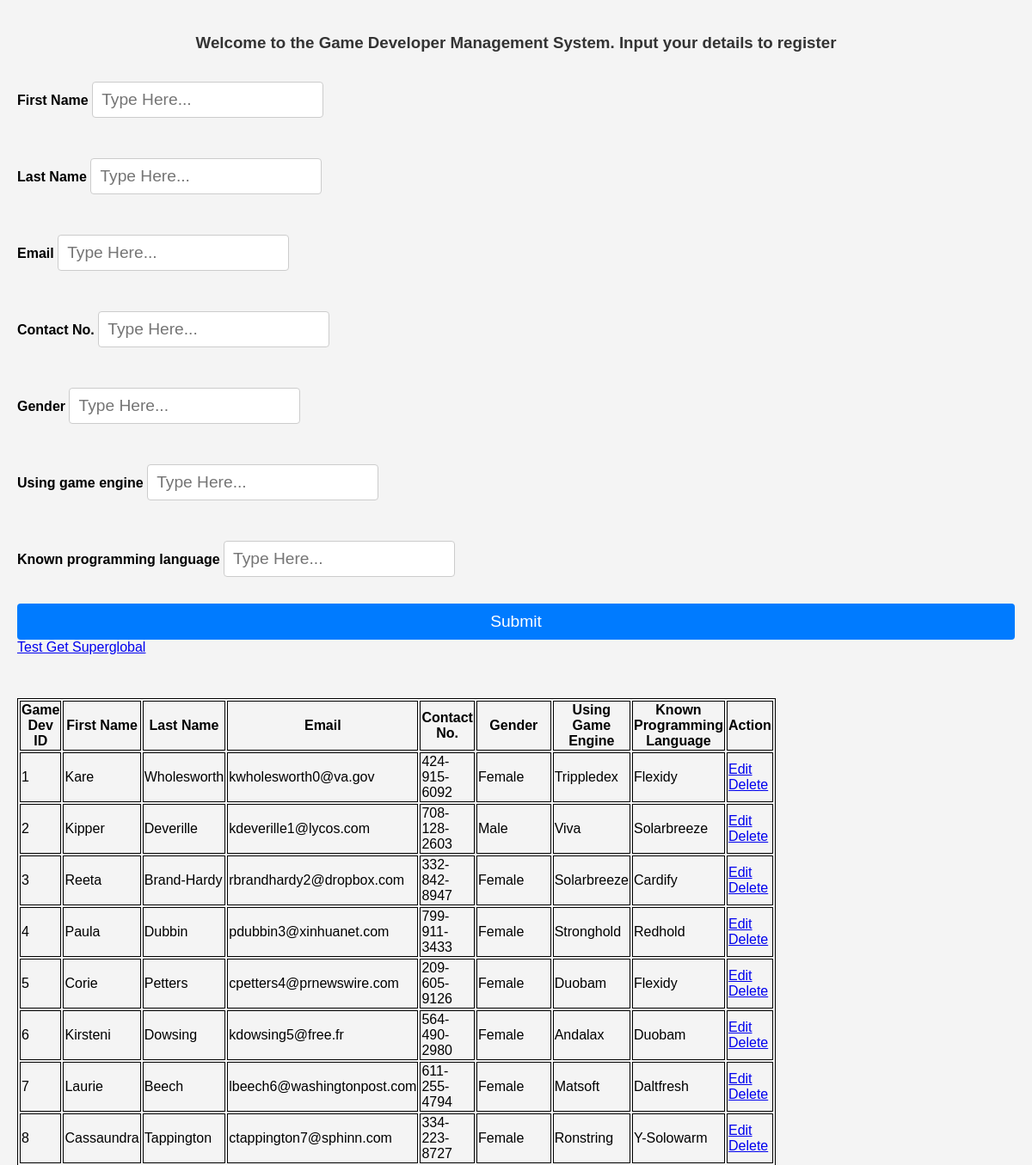
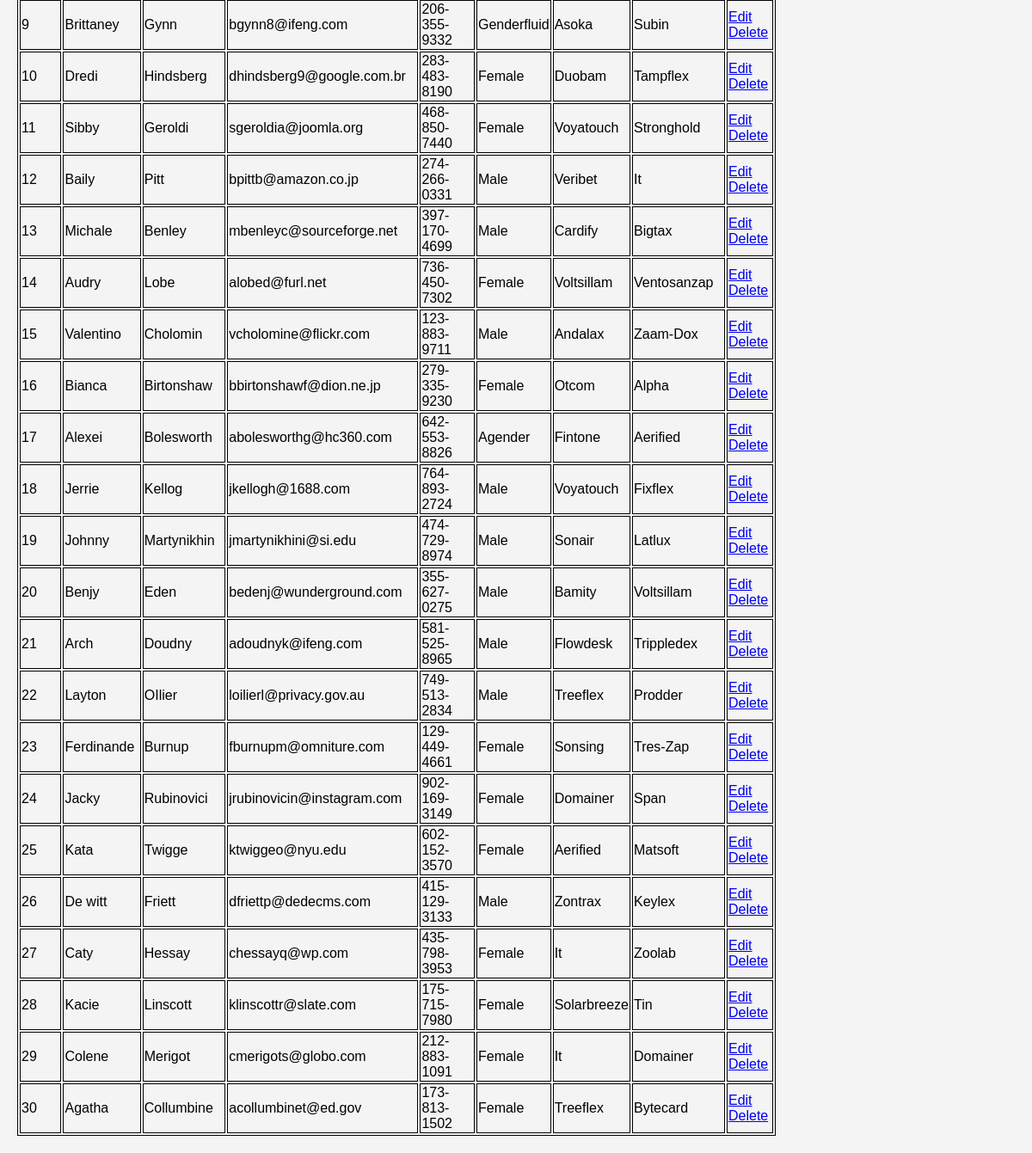
The page / on the database its author committed (2 pictures, top to bottom).
### tables this page shows
create table Game_Devs (
	id INT PRIMARY KEY,
	first_name VARCHAR(50),
	last_name VARCHAR(50),
	email VARCHAR(50),
	contact_num VARCHAR(50),
	gender VARCHAR(50),
	using_game_engine VARCHAR(50),
	known_prog_lang VARCHAR(50),
	date_added DATE
);

### core/models.php (called while the page is built, shortened)
<?php
function seeAllGameDevRecords($pdo){
    $sql = "SELECT * FROM game_devs";
    $stmt = $pdo->prepare($sql);
    $executeQuery = $stmt->execute();
    if ($executeQuery){
        return $stmt->fetchAll();
    }
}
?>

### index.php (the view, shortened to what this page needs)
<?php require_once "core/dbConfig.php"; ?>
<?php require_once "core/models.php"; ?>
<!DOCTYPE html>
<html lang="en">
<head>
</head>
<body>
    <h3>Welcome to the Game Developer Management System. Input your details to register</h3>
    <form action="core/handleForms.php" method="POST">
        <p>
            <label for="fname">First Name</label>
            <input type="text" name="fname" placeholder="Type Here...">
        </p>
        <p>
            <label for="Lname">Last Name</label>
            <input type="text" name="lname" placeholder="Type Here...">
        </p>
        <p>
            <label for="email">Email</label>
            <input type="text" name="email" placeholder="Type Here...">
        </p>
        <p>
            <label for="contactNum">Contact No.</label>
            <input type="text" name="contactNum" placeholder="Type Here...">
        </p>
        <p>
            <label for="gender">Gender</label>
            <input type="text" name="gender" placeholder="Type Here...">
        </p>
        <p>
            <label for="gameEngine">Using game engine</label>
            <input type="text" name="gameEngine" placeholder="Type Here...">
        </p>
        <p>
            <label for="progLang">Known programming language</label>
            <input type="text" name="progLang" placeholder="Type Here...">
        </p>
        <input type="submit" name="insertNewGameDevBtn">
    </form>
    <a href="testGetVariable.php?gameDevName=Angelo&usingGameEngine=RPGMaker">Test Get Superglobal</a>
    <table style="width:75%; margin-top: 50px;">
        <tr>
            <th>Game Dev ID</th>
            <th>First Name</th>
            <th>Last Name</th>
            <th>Email</th>
            <th>Contact No.</th>
            <th>Gender</th>
            <th>Using Game Engine</th>
            <th>Known Programming Language</th>
            <th>Action</th>
        </tr>
        <?php $seeAllGameDevRecords = seeAllGameDevRecords($pdo); ?>
        <?php foreach ($seeAllGameDevRecords as $row) { ?>
            <tr>
                <td><?php echo $row["id"]; ?></td>
                <td><?php echo $row["first_name"]; ?></td>
                <td><?php echo $row["last_name"]; ?></td>
                <td><?php echo $row["email"]; ?></td>
                <td><?php echo $row["contact_num"]; ?></td>
                <td><?php echo $row["gender"]; ?></td>
                <td><?php echo $row["using_game_engine"]; ?></td>
                <td><?php echo $row["known_prog_lang"]; ?></td>
                <td>
                    <a href="editGameDev.php?id=<?php echo $row["id"];?>">Edit</a>
                    <a href="deleteGameDev.php?id=<?php echo $row["id"];?>">Delete</a>
                </td>
            </tr>
        <?php } ?>
    </table>
</body>
</html>

### index.php (style rules this page uses)
body { font-family: "Arial", sans-serif; background-color: #f4f4f4; margin: 0; padding: 20px; }
h3 { text-align: center; color: #333; }
form { display: flex; flex-direction: column; }
label { margin-bottom: 5px; font-weight: bold; }
input[type="text"], input[type="email"], input[type="tel"] { font-size: 1.2em; height: 40px; margin-bottom: 15px; padding: 0 10px; border: 1px solid #ccc; border-radius: 4px; transition: border-color 0.3s; }
input[type="submit"] { padding: 10px; background: #007BFF; color: #fff; border: none; border-radius: 4px; cursor: pointer; font-size: 1.2em; transition: background 0.3s; }
table, th, td { border: 1px solid black; }

### rows shown on the page
game_devs: id "1", first_name "Kare", last_name "Wholesworth", email "kwholesworth0@va.gov", contact_num "424-915-6092", gender "Female", using_game_engine "Trippledex", known_prog_lang "Flexidy"
game_devs: id "2", first_name "Kipper", last_name "Deverille", email "kdeverille1@lycos.com", contact_num "708-128-2603", gender "Male", using_game_engine "Viva", known_prog_lang "Solarbreeze"
game_devs: id "3", first_name "Reeta", last_name "Brand-Hardy", email "rbrandhardy2@dropbox.com", contact_num "332-842-8947", gender "Female", using_game_engine "Solarbreeze", known_prog_lang "Cardify"
game_devs: id "4", first_name "Paula", last_name "Dubbin", email "pdubbin3@xinhuanet.com", contact_num "799-911-3433", gender "Female", using_game_engine "Stronghold", known_prog_lang "Redhold"
game_devs: id "5", first_name "Corie", last_name "Petters", email "cpetters4@prnewswire.com", contact_num "209-605-9126", gender "Female", using_game_engine "Duobam", known_prog_lang "Flexidy"
game_devs: id "6", first_name "Kirsteni", last_name "Dowsing", email "kdowsing5@free.fr", contact_num "564-490-2980", gender "Female", using_game_engine "Andalax", known_prog_lang "Duobam"
game_devs: id "7", first_name "Laurie", last_name "Beech", email "lbeech6@washingtonpost.com", contact_num "611-255-4794", gender "Female", using_game_engine "Matsoft", known_prog_lang "Daltfresh"
game_devs: id "8", first_name "Cassaundra", last_name "Tappington", email "ctappington7@sphinn.com", contact_num "334-223-8727", gender "Female", using_game_engine "Ronstring", known_prog_lang "Y-Solowarm"
game_devs: id "9", first_name "Brittaney", last_name "Gynn", email "bgynn8@ifeng.com", contact_num "206-355-9332", gender "Genderfluid", using_game_engine "Asoka", known_prog_lang "Subin"
game_devs: id "10", first_name "Dredi", last_name "Hindsberg", email "dhindsberg9@google.com.br", contact_num "283-483-8190", gender "Female", using_game_engine "Duobam", known_prog_lang "Tampflex"
game_devs: id "11", first_name "Sibby", last_name "Geroldi", email "sgeroldia@joomla.org", contact_num "468-850-7440", gender "Female", using_game_engine "Voyatouch", known_prog_lang "Stronghold"
game_devs: id "12", first_name "Baily", last_name "Pitt", email "bpittb@amazon.co.jp", contact_num "274-266-0331", gender "Male", using_game_engine "Veribet", known_prog_lang "It"
game_devs: id "13", first_name "Michale", last_name "Benley", email "mbenleyc@sourceforge.net", contact_num "397-170-4699", gender "Male", using_game_engine "Cardify", known_prog_lang "Bigtax"
game_devs: id "14", first_name "Audry", last_name "Lobe", email "alobed@furl.net", contact_num "736-450-7302", gender "Female", using_game_engine "Voltsillam", known_prog_lang "Ventosanzap"
game_devs: id "15", first_name "Valentino", last_name "Cholomin", email "vcholomine@flickr.com", contact_num "123-883-9711", gender "Male", using_game_engine "Andalax", known_prog_lang "Zaam-Dox"
game_devs: id "16", first_name "Bianca", last_name "Birtonshaw", email "bbirtonshawf@dion.ne.jp", contact_num "279-335-9230", gender "Female", using_game_engine "Otcom", known_prog_lang "Alpha"
game_devs: id "17", first_name "Alexei", last_name "Bolesworth", email "abolesworthg@hc360.com", contact_num "642-553-8826", gender "Agender", using_game_engine "Fintone", known_prog_lang "Aerified"
game_devs: id "18", first_name "Jerrie", last_name "Kellog", email "jkellogh@1688.com", contact_num "764-893-2724", gender "Male", using_game_engine "Voyatouch", known_prog_lang "Fixflex"
game_devs: id "19", first_name "Johnny", last_name "Martynikhin", email "jmartynikhini@si.edu", contact_num "474-729-8974", gender "Male", using_game_engine "Sonair", known_prog_lang "Latlux"
game_devs: id "20", first_name "Benjy", last_name "Eden", email "bedenj@wunderground.com", contact_num "355-627-0275", gender "Male", using_game_engine "Bamity", known_prog_lang "Voltsillam"
game_devs: id "21", first_name "Arch", last_name "Doudny", email "adoudnyk@ifeng.com", contact_num "581-525-8965", gender "Male", using_game_engine "Flowdesk", known_prog_lang "Trippledex"
game_devs: id "22", first_name "Layton", last_name "OIlier", email "loilierl@privacy.gov.au", contact_num "749-513-2834", gender "Male", using_game_engine "Treeflex", known_prog_lang "Prodder"
game_devs: id "23", first_name "Ferdinande", last_name "Burnup", email "fburnupm@omniture.com", contact_num "129-449-4661", gender "Female", using_game_engine "Sonsing", known_prog_lang "Tres-Zap"
game_devs: id "24", first_name "Jacky", last_name "Rubinovici", email "jrubinovicin@instagram.com", contact_num "902-169-3149", gender "Female", using_game_engine "Domainer", known_prog_lang "Span"
game_devs: id "25", first_name "Kata", last_name "Twigge", email "ktwiggeo@nyu.edu", contact_num "602-152-3570", gender "Female", using_game_engine "Aerified", known_prog_lang "Matsoft"
game_devs: id "26", first_name "De witt", last_name "Friett", email "dfriettp@dedecms.com", contact_num "415-129-3133", gender "Male", using_game_engine "Zontrax", known_prog_lang "Keylex"
game_devs: id "27", first_name "Caty", last_name "Hessay", email "chessayq@wp.com", contact_num "435-798-3953", gender "Female", using_game_engine "It", known_prog_lang "Zoolab"
game_devs: id "28", first_name "Kacie", last_name "Linscott", email "klinscottr@slate.com", contact_num "175-715-7980", gender "Female", using_game_engine "Solarbreeze", known_prog_lang "Tin"
game_devs: id "29", first_name "Colene", last_name "Merigot", email "cmerigots@globo.com", contact_num "212-883-1091", gender "Female", using_game_engine "It", known_prog_lang "Domainer"
game_devs: id "30", first_name "Agatha", last_name "Collumbine", email "acollumbinet@ed.gov", contact_num "173-813-1502", gender "Female", using_game_engine "Treeflex", known_prog_lang "Bytecard"
